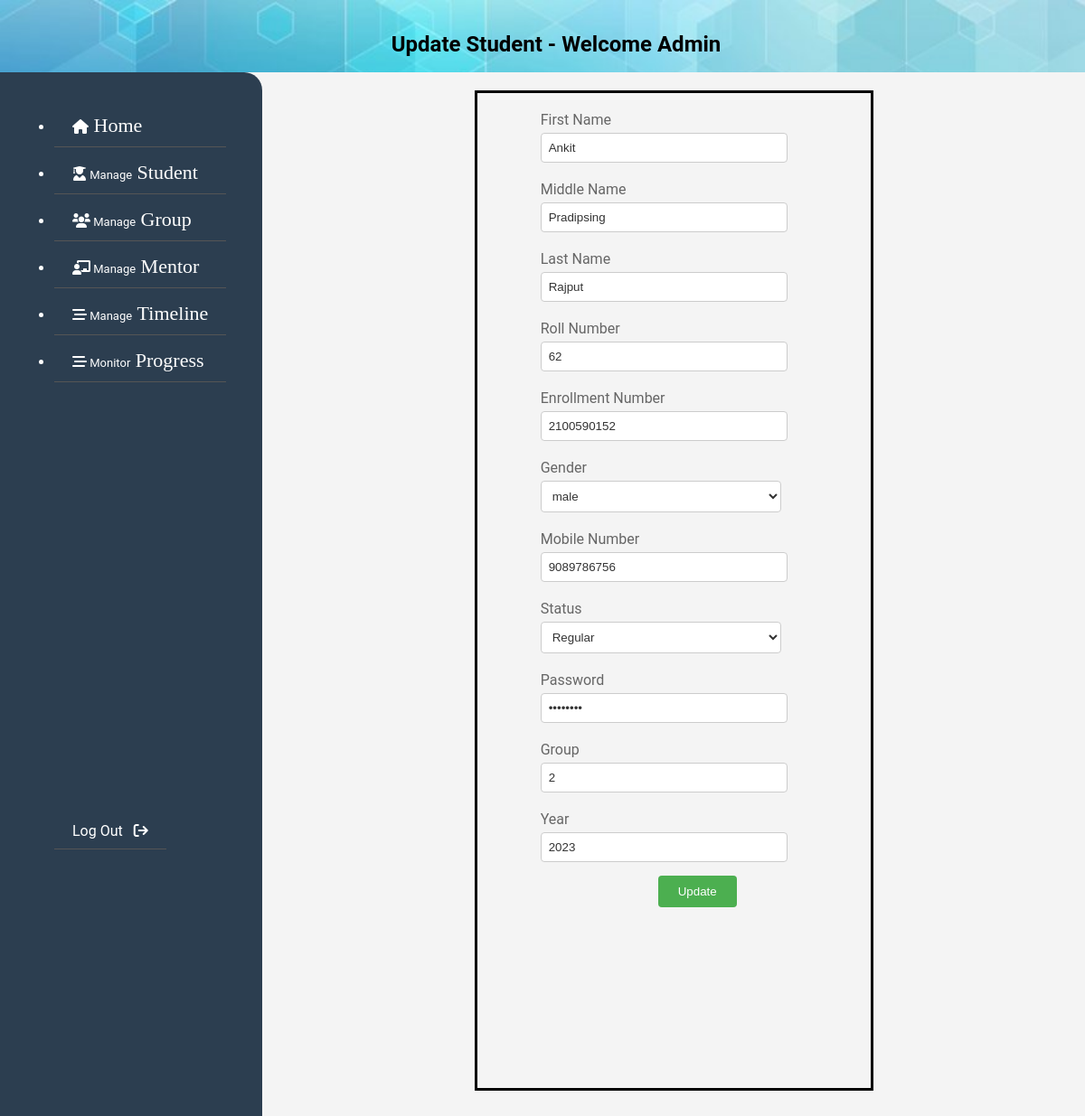
/Admin/updatestudent.php?studentId=67, run on the app's committed database.
### tables this page shows
CREATE TABLE `student` (
  `id` int(11) NOT NULL,
  `firstname` varchar(25) NOT NULL,
  `middlename` varchar(25) NOT NULL,
  `lastname` varchar(25) NOT NULL,
  `rollno` int(4) NOT NULL,
  `enrollmentno` varchar(10) NOT NULL,
  `gender` varchar(6) NOT NULL,
  `mobileno` varchar(10) NOT NULL,
  `password` varchar(12) NOT NULL,
  `groupno` int(4) NOT NULL,
  `status` varchar(7) NOT NULL,
  `year` varchar(4) NOT NULL
);

### Admin/updatestudent.php (the view, shortened to what this page needs)
<!DOCTYPE html>
<html lang="en">
<head>
    <link rel="stylesheet" href="https://cdnjs.cloudflare.com/ajax/libs/font-awesome/6.0.0-beta3/css/all.min.css" />
</head>
<?php
include "config.php";
$year = $_GET['year'];
$studentId = $_GET['studentId'];
$selectStudentsQuery = "SELECT * FROM student WHERE id=$studentId";
$studentsResult = mysqli_query($con, $selectStudentsQuery);
$student = mysqli_fetch_assoc($studentsResult);
?>
<body>
    <header>
        <h2>Update Student - Welcome Admin</h2>
    </header>
    <div id="container">
        <div id="sidebar">
        <div id="menu">
                <ul>
                <li><a href="newhome.php?year=<?php echo $year; ?>"><i class="fas fa-home"></i><span style="font-size:22px;font-family: 'cursive';">&nbsp;Home</span></a></li>
                        <li><a><i class="fas fa-user-graduate"></i><span style="font-size:13px;"> Manage</span><span
                                style="font-size:22px;font-family: 'cursive';">&nbsp;Student</span></a>
                    </li>
                    <li><a href="groupmanagement.php?year=<?php echo $year; ?>"><i class="fas fa-users"></i><span
                                style="font-size:13px;"> Manage</span><span
                                style="font-size:22px;font-family: 'cursive';">&nbsp;Group</span></a></li>
                    <li><a href="menmanagement.php?year=<?php echo $year; ?>"><i
                                class="fas fa-chalkboard-teacher"></i><span style="font-size:13px;"> Manage</span><span
                                style="font-size:22px;font-family: 'cursive';">&nbsp;Mentor</a></li>
                    <li><a><i class="fas fa-stream"></i><span style="font-size:13px;"> Manage</span><span
                                style="font-size:22px;font-family: 'cursive';">&nbsp;Timeline</span></a>
                    </li>
                    <li><a><i class="fas fa-stream"></i><span style="font-size:13px;"> Monitor</span><span
                                style="font-size:22px;font-family: 'cursive';">&nbsp;Progress</span></a>
                    </li>
                </ul>
            </div>
            <br><br><br><br><br><br>
            <div id="menu">
                <ul style="  list-style-type: none;">
                    <li><a href="../index.php?year=<?php echo $year; ?>">Log Out&nbsp;&nbsp;&nbsp;<i
                                class="fas fa-sign-out"></i></a></li>
                </ul>
            </div>
    </div>
        <div id="content">
        <form id="myForm" method="post">
            <div class="form-group">
                <label for="firstname">First Name</label>
                <input type="text" id="first-name" name="firstname" pattern="[A-Za-z]+" title="Please enter only alphabetic characters" required value="<?php echo $student['firstname'];?>" >
            </div>
            <div class="form-group">
                <label for="middlename">Middle Name</label>
                <input type="text" id="middle-name" name="middlename" pattern="[A-Za-z]+" title="Please enter only alphabetic characters" required value="<?php echo $student['middlename'];?>">
            </div>
            <div class="form-group">
                <label for="lastname">Last Name</label>
                <input type="text" id="last-name" name="lastname" pattern="[A-Za-z]+" title="Please enter only alphabetic characters" required value="<?php echo $student['lastname'];?>">
            </div>
            <div class="form-group">
                <label for="rollnumber">Roll Number</label>
                <input type="text" id="roll-number" name="rollnumber" pattern="[1-9][0-9]{0,2}"title="Please enter a valid roll number" required value="<?php echo $student['rollno'];?>">
            </div>
            <div class="form-group">
                <label for="enrollmentnumber">Enrollment Number</label>
                <input type="text" id="enrollment-number" name="enrollmentnumber" pattern="[1-9]\d{9}" title="Please enter a valid enrollment number" required value="<?php echo $student['enrollmentno'];?>">
            </div>
            <div class="form-group">
                <label for="gender">Gender</label>
                <select id="gender" name="gender" required >
                    <option value="<?php echo $student['gender'];?>"><?php echo $student['gender'];?></option>
                </select>
            </div>
            <div class="form-group">
                <label for="mobilenumber">Mobile Number</label>
                <input type="tel" id="mobilenumber" name="mobilenumber" pattern="[789]\d{9}" title="Please enter a valid 10-digit mobile number starting with 7, 8, or 9" required value="<?php echo $student['mobileno'];?>">
            </div>
            <div class="form-group">
                <label for="status">Status</label>
                <select id="status" name="status" required >
                    <option value="<?php echo $student['status'];?>"><?php echo $student['status'];?></option>
                </select>
            </div>
            <div class="form-group">
                <label for="password">Password</label>
                <input type="password" id="password" name="password" pattern="(?=.*\d)(?=.*[a-z])(?=.*[A-Z]).{8,16}" title="Must contain at least one  number and one uppercase and lowercase letter, and at least 8 or less than 16 characters" required value="<?php echo $student['password'];?>">
            </div>
            <div class="form-group">
                <label for="password">Group</label>
                <input type="text" id="group" name="group" pattern="\d{0,3}" title="Only number allow" required value="<?php echo $student['groupno'];?>">
            </div>
             <div class="form-group">
                <label for="year">Year</label>
                <input type="text" id="year" name="year" required value="<?php echo $student['year'];?>">
            </div>
            <button type="submit" name="submit"  onclick="submitForm(event)">Update</button>
        </form>
            </div>
        </div>
</body>
</html>

### Admin/updatestudent.php (style rules this page uses)
header { background-color: #dbdbdb; color: #000000; padding: 15px; text-align: center; width:100%; height:50px; background-image: url('../images/header.jpg'); background-size:cover; background-repeat: no-repeat; }
body { font-family: 'Roboto', sans-serif; margin: 0; padding: 0; background-color: #f4f4f4; overflow: hidden; }
#container { display: flex; height: 100vh; }
#content { width: 100%; background-repeat: no-repeat; background-size: 200px; background-position: center; flex-grow: 1; padding: 20px; height: 100%; margin-bottom: 100px; overflow-x: auto; }
#sidebar { width: max-content; background-color: #2c3e50; color: #fff; padding: 20px; box-sizing: border-box; display: flex; flex-direction: column; border-top-right-radius: 20px; height: 100%; }
#menu { flex-grow: 1; width: max-content; margin-left: 40px; margin-right: 20px; }
#menu ul { padding-left: 0; }
#menu li { position: relative; }
#menu a { display: block; color: #fff; text-decoration: none; padding: 10px 20px; margin-bottom: 5px; border-bottom: 1px solid #555; text-align: left; }
form { border: 3px solid black; width:50%; margin:0 auto; }
.form-group { margin-top: 20px; margin-left:70px; margin-bottom: 15px; }
label { display: block; margin-bottom: 5px; color: #666; }
input[type="text"], input[type="tel"], input[type="password"] { width: 70%; padding: 8px; border: 1px solid #ccc; border-radius: 4px; background-color: #fff; color: #333; }
select { width: 73%; padding: 8px; border: 1px solid #ccc; border-radius: 4px; background-color: #fff; color: #333; }
button[type="submit"] { margin-bottom: 200px; background-color: #4CAF50; color: white; padding: 10px 20px; border: none; border-radius: 4px; cursor: pointer; margin-left:200px; width: 20%; }

### data on the page
student: firstname "Ankit", middlename "Pradipsing", lastname "Rajput", rollnumber "62", enrollmentnumber "2100590152", gender "male", mobilenumber "9089786756", status "Regular", group "2", year "2023"
